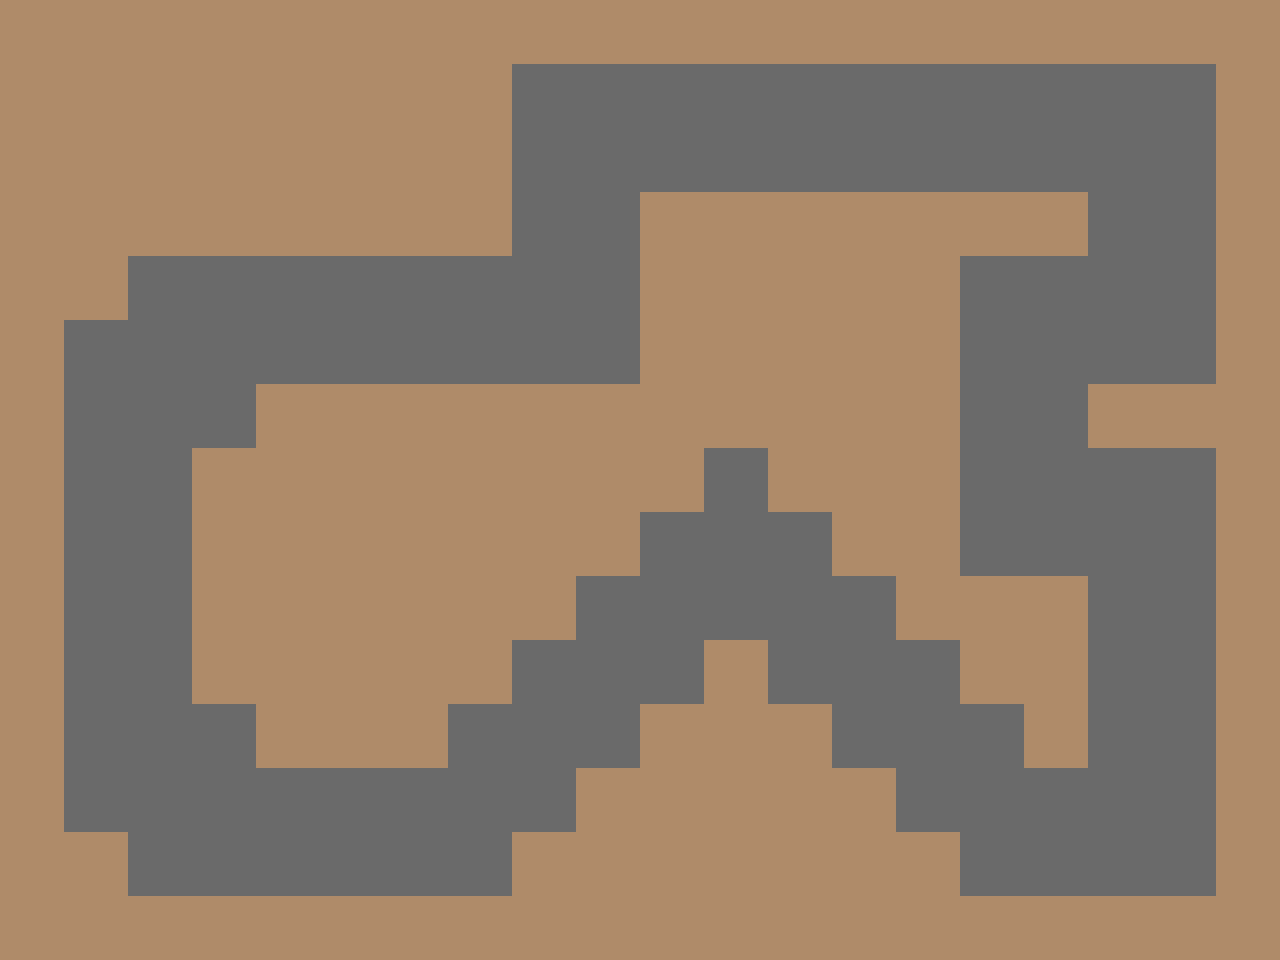

Tiled map render using the project's own tile images. Description and the map definition, with tile-layer contents summarised, below:
An orthogonal 20x15 tile map with 64x64 px tiles, 3 tile layers (Environment, Slow, Walls), 1 hidden layer not drawn, 5 tilesets.

<map version="1.0" tiledversion="1.1.4" orientation="orthogonal" renderorder="right-down" width="20" height="15" tilewidth="64" tileheight="64" infinite="0" nextobjectid="1">
 <tileset firstgid="1" name="terrainTile3" tilewidth="64" tileheight="64" tilecount="1" columns="1">
  <image source="tiles/terrainTile3.png" width="64" height="64" />
 </tileset>
 <tileset firstgid="2" name="terrainTile2" tilewidth="64" tileheight="64" tilecount="1" columns="1">
  <image source="tiles/terrainTile2.png" width="64" height="64" />
 </tileset>
 <tileset firstgid="3" name="terrainTile4" tilewidth="64" tileheight="64" tilecount="1" columns="1">
  <image source="tiles/terrainTile4.png" width="64" height="64" />
 </tileset>
 <tileset firstgid="4" name="terrainTile6" tilewidth="64" tileheight="64" tilecount="1" columns="1">
  <image source="tiles/terrainTile6.png" width="64" height="64" />
 </tileset>
 <tileset firstgid="5" name="roadTile12" tilewidth="64" tileheight="64" tilecount="1" columns="0">
   <image width="64" height="64" source="tiles/roadTile12.png" />
 </tileset>
 <layer name="Environment" width="20" height="15">
  <data>[300 cells, 125 non-empty, 1 distinct tile ids]</data>
 </layer>
 <layer name="Slow" width="20" height="15" opacity="0.89">
  <data>[300 cells, 175 non-empty, 1 distinct tile ids]</data>
 </layer>
 <layer name="Walls" width="20" height="15">
  <data>[300 cells, 0 non-empty, 0 distinct tile ids]</data>
 </layer>
 <layer name="Arrival" width="20" height="15" visible="0">
  <data>[300 cells, 2 non-empty, 1 distinct tile ids]</data>
 </layer>
</map>
